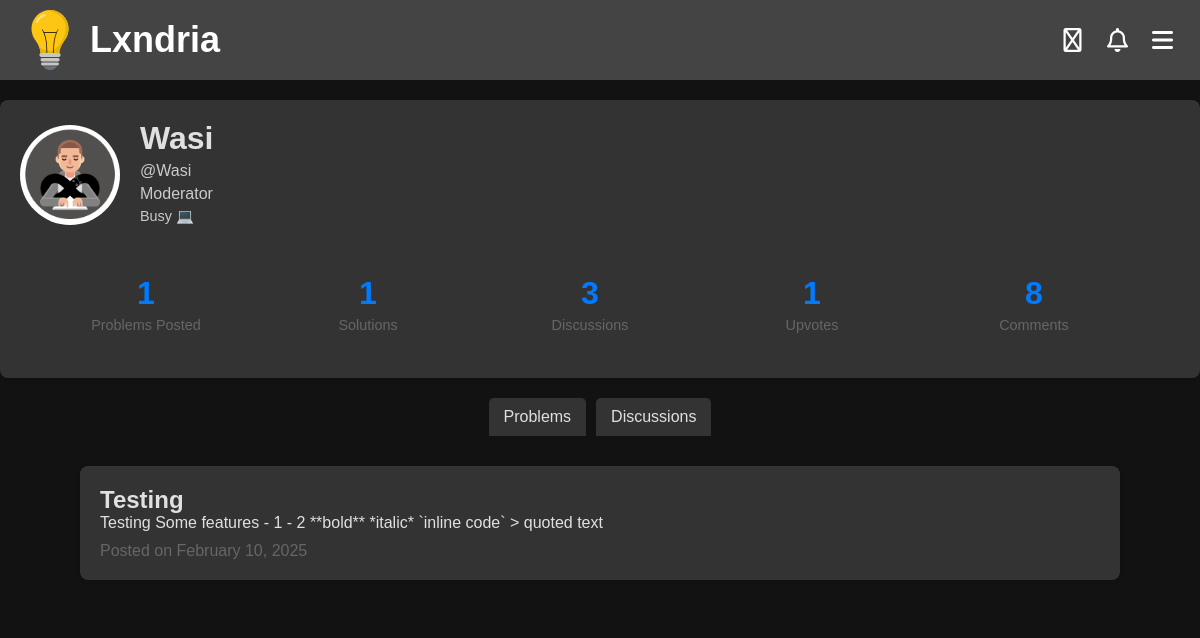
The page /account/Wasi on the database its author committed.
### app/models.py (models this page shows, shortened)
class Profile(db.Model):
    __tablename__ = "profile"
    __table_args__ = {"extend_existing": True}
    username = db.Column(db.String(80), db.ForeignKey('user.username'), primary_key=True)  # Primary + Foreign Key
    user = db.relationship('User', backref=db.backref('profile', uselist=False, cascade="all, delete-orphan"))
    profile_pic = db.Column(db.String(255), default="/images/default-profile.jpg")
    bio = db.Column(db.Text, default="This user has not set a bio yet.")
    upvotes = db.Column(db.Integer, default=0)
    created_at = db.Column(db.DateTime, default=datetime.utcnow)
    updated_at = db.Column(db.DateTime, onupdate=datetime.utcnow)
    @property
    def problems_posted(self):
        return Problem.query.filter_by(author=self.username).count()
    @property
    def solutions(self):
        return Solutions.query.filter_by(username=self.username).count()
    @property
    def comments(self):
        return Comments.query.filter_by(username=self.username).count()
    @property
    def discussions(self):
        return Discussion.query.filter_by(author=self.username).count()
    @property
    def name(self):
        return self.user.name if self.user else None
    @property
    def is_moderator(self):
        return Moderators.query.filter_by(username=self.username).count() != 0

class User(db.Model, UserMixin): # create a User class to store user information
    __tablename__ = "user"
    __table_args__ = {"extend_existing": True}  # Allow modifications to the table
    id = db.Column(db.Integer, primary_key=True)
    username = db.Column(db.String(80), unique=True, nullable=False)
    name = db.Column(db.String(80), nullable=False)
    password_hash = db.Column(db.String(120), nullable=False)
    email = db.Column(db.String(120), unique=True, nullable=False)
    created_at = db.Column(db.DateTime, default=datetime.utcnow)
    updated_at = db.Column(db.DateTime, onupdate=datetime.utcnow)

class Problem(db.Model):
    __tablename__ = "problem"
    __table_args__ = {"extend_existing": True}
    id = db.Column(db.Integer, primary_key=True, autoincrement=True)
    title = db.Column(db.String(100), nullable=False)
    topic = db.Column(db.String(30), nullable=False)
    attempts = db.Column(db.Integer, default=0)
    solved = db.Column(db.Integer, default=0)
    created_at = db.Column(db.DateTime, default=datetime.utcnow)
    updated_at = db.Column(db.DateTime, onupdate=datetime.utcnow)
    views = db.Column(db.Integer, default=0)
    author = db.Column(db.String(80), db.ForeignKey('user.username'))
    user = db.relationship('User', backref=db.backref('problems', cascade="all, delete-orphan"))
    content = db.Column(db.Text, nullable=False)
    encrypted_answer = db.Column(db.Text, nullable=False)
    __table_args__ = (
        CheckConstraint("topic IN ('Algebra', 'Geometry', 'Number Theory', 'Calculus', 'Logic', 'Classical Mechanics', 'Electricity and Magnetism', 'Computer Science', 'Quantitative Finance', 'Chemistry', 'Probability')", name="valid_topic_check"),
    )
    @property
    def reducedContent(self):
        FullContent = self.content
        if len(FullContent) > 500:
            return FullContent[:500] + "..."
        return FullContent
    @hybrid_property
    def needs_solution(self):
        solutions = Solutions.query.filter_by(problem_id=self.id).count()
        if solutions == 0:
            return True
        return False

### app/routes/account.py (the view)
@account_bp.route('/account/<string:username>')
def view_account(username):
    if not Profile.query.filter_by(username=username).first():
        return redirect(url_for('routes.account.account'))
    if not current_user.is_authenticated:
        pass
    elif username == current_user.username:
        return redirect(url_for('routes.account.account'))
    profile = Profile.query.filter_by(username=username).first()
    problems = Problem.query.filter_by(author=username).order_by(Problem.created_at.desc()).all()
    discussions = Discussion.query.filter_by(author=username).order_by(Discussion.created_at.desc()).all()
    return render_template('account.html', user=profile, problems=problems, stats=profile, discussions=discussions)

### app/models.py (called while the page is built)
    @property
    def reducedContent(self):
        FullContent = self.content
        if len(FullContent) > 500:
            return FullContent[:500] + "..."
        return FullContent

### app/templates/account.html (shortened to what this page needs)
<!DOCTYPE html>
<html>
<head>
  {%include 'banner.html'%}
  <link rel="stylesheet" href="{{url_for('static', filename='css/profile.css')}}">
</head>
<body>
    <div class="profile-container">
        <div class="profile-main">
          <div class="profile-header">
            <img src="{{url_for('static', filename=user.profile_pic)}}" alt="Profile Picture" class="profile-pic">
            <div class="profile-info">
              <h1>{{user.name}}</h1>
              <p>@{{user.username}}</p>
              {% if user.is_moderator %}
              <p>Moderator</p>
              {% endif %}
              <p class="profile-bio">{{user.bio}}</p>
            </div>
          </div>
          <div class="profile-stats">
            <div class="stat-item">
                <div class="stat-number">{{stats.problems_posted}}</div>
                <div class="stat-text">Problems Posted</div>
            </div>
            <div class="stat-item">
                <div class="stat-number">{{stats.solutions}}</div>
                <div class="stat-text">Solutions</div>
              </div>
              <div class="stat-item">
                <div class="stat-number">{{stats.discussions}}</div>
                <div class="stat-text">Discussions</div>
              </div>
              <div class="stat-item">
                <div class="stat-number">{{stats.upvotes}}</div>
                <div class="stat-text">Upvotes</div>
              </div>
              <div class="stat-item">
                <div class="stat-number">{{stats.comments}}</div>
                <div class="stat-text">Comments</div>
              </div>
            </div>
        </div>
      </div>
      <div class="Tabs">
        <button class="tab" onclick="openTab(event, 'Problems')">Problems</button>
        <button class="tab" onclick="openTab(event, 'Discussions')">Discussions</button>
      </div>
      <div class="TabContent" display="block" id = "Problems" style="display: block;">
      {% for problem in problems %}
      <a href="/problem/{{problem.id}}">
        <div class="problem-post">
              <h2>{{problem.title}}</h2>
              <p>{{problem.reducedContent}}</p>
              <div class="date">Posted on {{problem.created_at.strftime('%B %d, %Y')}}</div>
        </div>
      </a>
      {% endfor %}
      </div>
</body>
</html>

### app/templates/banner.html (shortened to what this page needs)
<!DOCTYPE html>
<link rel="stylesheet" href="https://cdnjs.cloudflare.com/ajax/libs/font-awesome/6.4.2/css/all.min.css">
<link rel="stylesheet" href="{{url_for('static', filename='css/banner.css')}}">
<header class="banner">
    <div class="logo-container">
      <img src="{{url_for('static', filename='Images/logo.svg')}}" alt="Logo" class="logo">
      <span class="site-name"><a href="/">Lxndria</span></a>
    </div>
      <div class="menu-container">
        <button class="home-button"><a href="/"><i class="far fa-home"></i></a></button>
        <button class="notif-button" onclick="toggleNotif()"><i class="far fa-bell"></i></button>
        <button class="menu-button" onclick="toggleMenu()"><i class="fa fa-bars"></i>
        </button>
    </div>
  </header>

### app/static/css/banner.css (style rules this page uses)
body, h1, p { margin: 0; padding: 0; text-decoration: none; color: inherit; font-family: Arial, sans-serif; box-sizing: border-box; background-color: #121212; color: #f1f1f1; ; }
a { text-decoration: none; color: inherit; }
.banner { display: flex; justify-content: space-between; align-items: center; padding: 10px 10px; background-color: #444; color: white; position: sticky; top: 0; z-index: 1000; }
.logo-container { display: flex; align-items: center; }
.logo { width: 60px; height: 60px; margin-left: 10px; margin-right: 10px; }
.site-name { font-size: 2.25rem; font-family: 'Gill Sans', 'Gill Sans MT', Calibri, 'Trebuchet MS', sans-serif; font-weight: bold; }
.menu-container { position: relative; display: flex; }
.menu-button { padding: 15px; margin-right: 10px; background-color: #444; color: white; border: none; cursor: pointer; border-radius: 50%; width: 35px; height: 35px; text-align: center; font-size: 1.5rem; line-height: 1; display: flex; justify-content: center; align-items: center; }
.notif-button, .home-button { padding: 15px; margin-right: 10px; background-color: #444; color: white; border: none; cursor: pointer; border-radius: 50%; width: 35px; height: 35px; text-align: center; font-size: 1.5rem; line-height: 1; display: flex; justify-content: center; align-items: center; }

### app/static/css/profile.css (style rules this page uses)
body, h1, p { margin: 0; padding: 0; text-decoration: none; color: inherit; font-family: Arial, sans-serif; box-sizing: border-box; background-color: #121212; color: #f1f1f1; ; }
a { text-decoration: none; color: inherit; }
.profile-info h1, .profile-info p { font-family: 'Poppins', sans-serif; margin: 0; padding: 0; background-color: #333; color: #e0e0e0; }
.profile-container { display: flex; max-width: 1200px; margin: 20px auto; padding: 20px; background-color: #333; box-shadow: 0 2px 4px rgba(0, 0, 0, 0.1); border-radius: 8px; color: #e0e0e0; }
.profile-main { flex: 3; padding-right: 20px; }
.profile-header { display: flex; align-items: center; margin-bottom: 20px; }
.profile-pic { width: 100px; height: 100px; border-radius: 50%; object-fit: cover; margin-right: 20px; }
.profile-info h1 { font-size: 2rem; margin: 0; }
.profile-info p { margin: 5px 0; color: #e0e0e0e0; }
.profile-bio { margin-top: 10px; font-size: 0.9rem; color: #444; }
.profile-stats { display: flex; justify-content: space-between; margin-top: 20px; padding: 15px; background-color: #333; border-radius: 8px; }
.stat-item { text-align: center; flex: 1; padding: 10px; }
.stat-number { font-size: 2rem; font-weight: 600; color: #007bff; margin-bottom: 5px; }
.stat-text { font-size: 0.9rem; color: #666; }
.problem-post, .discussion-post, .report-post { max-width: 1000px; margin: 10px auto; padding: 20px; background-color: #333; box-shadow: 0 2px 4px rgba(0, 0, 0, 0.1); border-radius: 8px; color: #e0e0e0; }
.problem-post h2, .discussion-post h2, .report-post h2 { margin: 0; padding: 0; background-color: #333; color: #e0e0e0; }
.problem-post p, .discussion-post p, .report-post p { background-color: #333; color: #e0e0e0; }
.problem-post .date, .discussion-post .date, .report-post .date { margin-top: 10px; color: #666; }
.Tabs { display: flex; justify-content: center; margin-bottom: 0px; }
.Tabs button { background-color: #333; color: #e0e0e0; border: none; padding: 10px 15px; cursor: pointer; font-size: 1rem; border-radius: 5px 5px 0 0; transition: background-color 0.3s; }
.Tabs button:not(:last-child) { margin-right: 10px; }
.TabContent { display: none; padding: 20px; background-color: #121212; border-radius: 0 0 5px 5px; }

### rows shown on the page
Profile: profile_pic (picture), username "Wasi", bio "Busy 💻", upvotes "1"
User: name "Wasi"
Problem: title "Testing", reducedContent "Testing Some features - 1 - 2 **bold** *italic* `inline code` > quoted text", created_at "February 10, 2025"

### other values the page prints
{{ stats.problems_posted }} "1"
{{ stats.solutions }} "1"
{{ stats.discussions }} "3"
{{ stats.comments }} "8"
